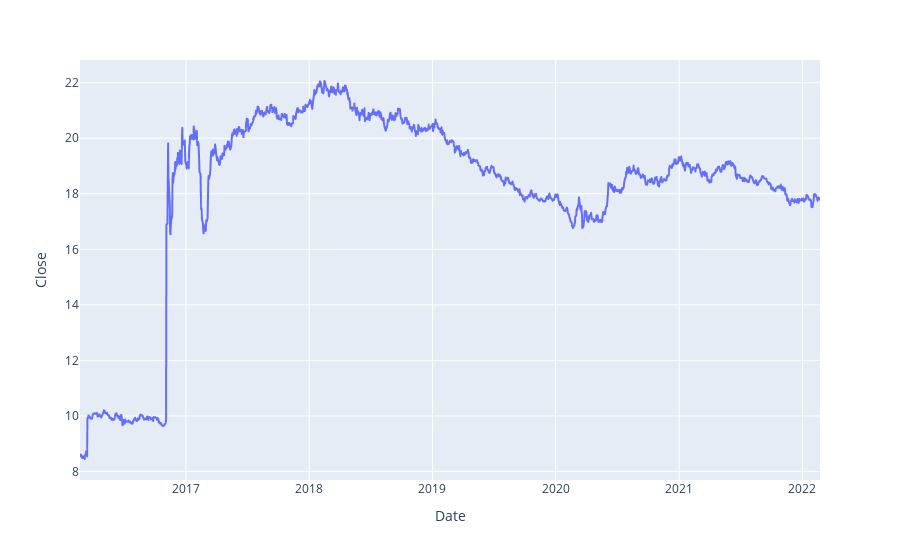

The notebook cell saved with this chart:
### Code cell
fig = px.line(euros, x='Date', y="Close")
fig.show()

### Figure 1 — Plotly figure (JSON) as saved in the notebook; plotly's stock layout.template omitted (floating-point values rounded to 4 significant figures; data arrays with more than 128 entries replaced by an {"elided": "..."} marker saying what was removed)
{"data": [{"hovertemplate": "Date=%{x}<br>Close=%{y}<extra></extra>", "legendgroup": "", "line": {"color": "#636efa", "dash": "solid"}, "marker": {"symbol": "circle"}, "mode": "lines", "name": "", "showlegend": false, "type": "scattergl", "x": {"elided": "1564 str values"}, "xaxis": "x", "y": {"elided": "1564 float values"}, "yaxis": "y"}], "layout": {"legend": {"tracegroupgap": 0}, "margin": {"t": 60}, "xaxis": {"anchor": "y", "domain": [0, 1], "title": {"text": "Date"}}, "yaxis": {"anchor": "x", "domain": [0, 1], "title": {"text": "Close"}}}}
